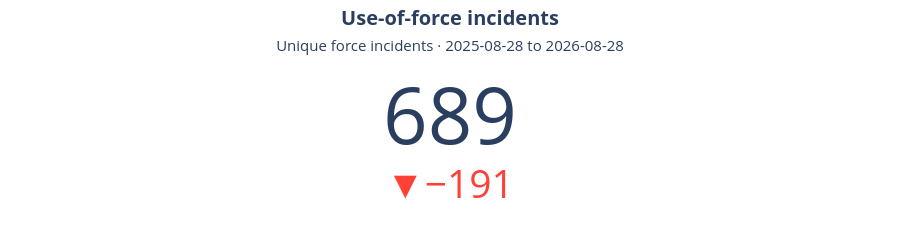
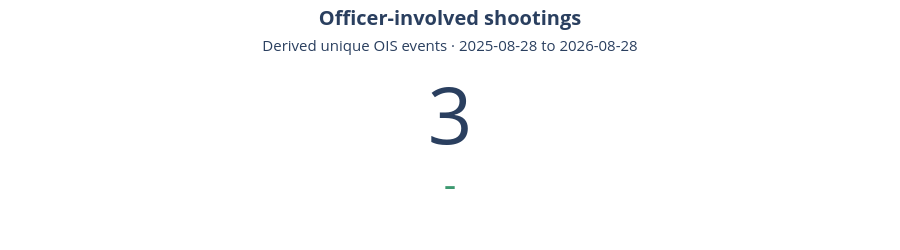

The cell these charts' notebook holds for them, in order:
### Code cell
def make_kpi_figure(title: str, current: int, previous: int, *, subtitle: str) -> go.Figure:
    fig = go.Figure(
        go.Indicator(
            mode="number+delta",
            value=current,
            number={"valueformat": ",d"},
            delta={
                "reference": previous,
                "relative": False,
                "valueformat": ",d",
            },
            title={
                "text": (
                    f"<b>{title}</b><br>"
                    f"<span style='font-size:0.75em'>{subtitle}</span>"
                )
            },
        )
    )
    fig.update_layout(height=250, margin=dict(l=30, r=30, t=60, b=30))
    return fig


uof_kpi = kpi_table.loc[kpi_table["metric"] == "Use-of-force incidents"].iloc[0]
ois_kpi = kpi_table.loc[kpi_table["metric"] == "Officer-involved shootings"].iloc[0]

make_kpi_figure(
    "Use-of-force incidents",
    int(uof_kpi["current"]),
    int(uof_kpi["previous"]),
    subtitle=(
        "Unique force incidents · "
        f"{uof_kpi['current_start'].date()} to {uof_kpi['current_end'].date()}"
    ),
).show()

make_kpi_figure(
    "Officer-involved shootings",
    int(ois_kpi["current"]),
    int(ois_kpi["previous"]),
    subtitle=(
        "Derived unique OIS events · "
        f"{ois_kpi['current_start'].date()} to {ois_kpi['current_end'].date()}"
    ),
).show()

### Figure 1 — Plotly figure (JSON) as saved in the notebook; plotly's stock layout.template omitted (floating-point values rounded to 4 significant figures)
{"data": [{"delta": {"reference": 880, "relative": false, "valueformat": ",d"}, "mode": "number+delta", "number": {"valueformat": ",d"}, "title": {"text": "<b>Use-of-force incidents</b><br><span style='font-size:0.75em'>Unique force incidents · 2025-08-28 to 2026-08-28</span>"}, "type": "indicator", "value": 689}], "layout": {"height": 250, "margin": {"b": 30, "l": 30, "r": 30, "t": 60}}}

### Figure 2 — Plotly figure (JSON) as saved in the notebook; plotly's stock layout.template omitted (floating-point values rounded to 4 significant figures)
{"data": [{"delta": {"reference": 3, "relative": false, "valueformat": ",d"}, "mode": "number+delta", "number": {"valueformat": ",d"}, "title": {"text": "<b>Officer-involved shootings</b><br><span style='font-size:0.75em'>Derived unique OIS events · 2025-08-28 to 2026-08-28</span>"}, "type": "indicator", "value": 3}], "layout": {"height": 250, "margin": {"b": 30, "l": 30, "r": 30, "t": 60}}}
